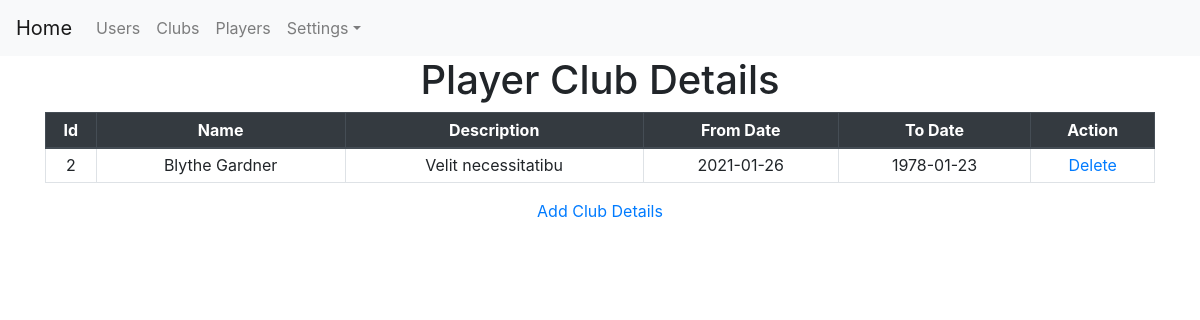
The page /admin_player_club_history_view?player_id=4 on the database its author committed.
### myapp/models.py (models this page shows)
class player_club_history(models.Model):
    player = models.ForeignKey(player_info, on_delete=models.CASCADE)
    club = models.ForeignKey(club_master,  on_delete=models.CASCADE)
    fr_dt = models.CharField(max_length=50)
    to_dt = models.CharField(max_length=50)
    descp = models.CharField(max_length=550)
    curr_status = models.CharField(max_length=50)

### myapp/views.py (the view)
# urls.py: path('admin_player_club_history_view', views.admin_player_club_history_view, name='admin_player_club_history_view'),
def admin_player_club_history_view(request):
    player_id = request.GET.get('player_id')
    msg = ''
    pch_l = player_club_history.objects.filter(player_id=int(player_id))
    context = {'club_list': pch_l, 'msg': msg, 'player_id': player_id}
    return render(request, './myapp/admin_player_club_history_view.html', context)

### myapp/templates/myapp/admin_player_club_history_view.html (shortened to what this page needs)
{% extends 'myapp/admin_base.html' %}
{% load static %}
{% block body %}
<center>
    <h1>Player Club Details</h1>
    <div class="container">
    <form role="form" name="frm" action="{% url 'admin_player_club_history_view'%}" method="post">
        <div class="table-responsive-lg">
        <table class="tablecenterheadCSS table table-hover table-bordered table-sm">
            <thead class="thead-dark">
            <tr>
                <th>Id</th>
                <th>Name</th>
                <th>Description</th>
                <th>From Date</th>
                <th>To Date</th>
                <th>Action</th>
            </tr>
            </thead>
            {% for cm in club_list %}
            <tbody>
            <tr>
                <td>{{ cm.id }}</td>
                <td>{{ cm.curr_status }}</td>
                <td>{{ cm.descp}}</td>
                <td>{{ cm.fr_dt}}</td>
                <td>{{ cm.to_dt}}</td>
                <td>
                    <a href="../admin_player_club_history_delete?id={{ cm.id }}&player_id={{player_id}}">Delete</a>
                </td>
            </tr>
            {% endfor %}
        </table>
        </div>
         <a href="../admin_player_club_history_add?player_id={{player_id}}">Add Club Details</a></h1>
    </form>
    </div>
</center>
{% endblock %}

### myapp/templates/myapp/admin_player_club_history_view.html (style rules this page uses)
.tablecenterheadCSS th { text-align:center; }
.tablecenterheadCSS td { text-align:center; }

### myapp/templates/myapp/admin_base.html (style rules this page uses)
body { background-repeat: no-repeat; background-attachment: fixed; background-size: cover; }

### rows shown on the page
player_club_history: id "2", curr_status "Blythe Gardner", descp "Velit necessitatibu", fr_dt "2021-01-26", to_dt "1978-01-23"
